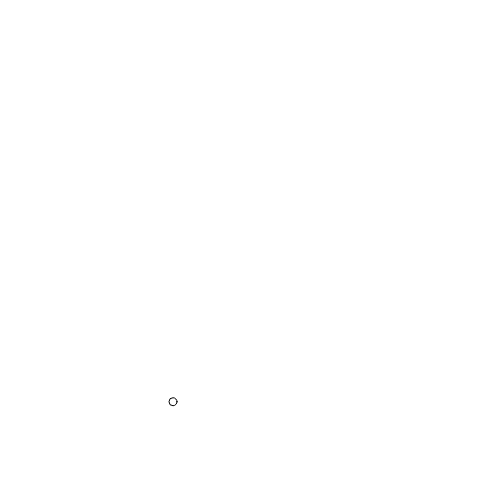
Frame 1 (no input)
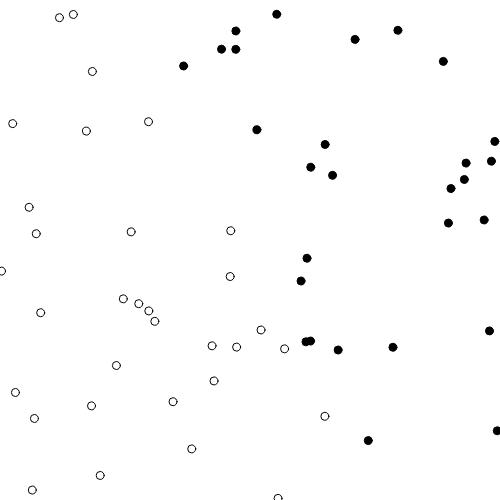
Frame 60 (no input)
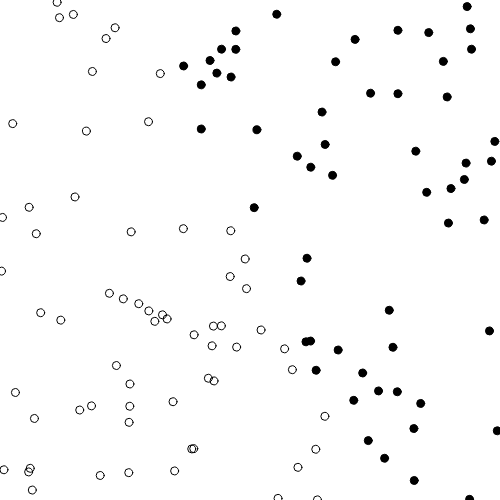
Frame 120 (the mouse pressed at the canvas centre since frame 60)

The p5.js sketch that drew these frames (run headless with seeded random() and noise() and a simulated clock; from frame 60 on, the mouse is pressed at the canvas centre):

// p5.js sketch
// ── sketch.js
let ptron;
let training=[];
let count=0;
let x,y;
function setup(){
  let answer
  createCanvas(500,500);
  ptron = new Perceptron(3);
  for(let i=0;i<2000;i++) {
    x=random(-width/2,width/2);
    y=random(-height/2,height/2);
    answer = 1;
    if(y<f(x))
      answer = -1;
    training[i]=new Trainer(x,y,answer);
  }
}

function draw() {
  background(255);
  translate(width/2,height/2);
  ptron.train(training[count].inputs, training[count].answer);
  count=(count+1)%training.length;
  let guess;
  for(let i=0;i<count;i++) {
    stroke(0);  
    guess=ptron.feedforward(training[i].inputs);
    if(guess > 0)
      noFill();
    else
      fill(0);
    ellipse(training[i].inputs[0], training[i].inputs[1], 8, 8);
  }
}

class Perceptron{
  constructor(n){
    this.c=0.01;
    this.weights=[];
    for (let i=0;i<n;i++) {
      this.weights.push(random(-1,1));
    }
  }
  
  feedforward(inputs){
    let sum=0;
    for (let i=0;i<this.weights.length;i++) {
      sum+=inputs[i]*this.weights[i];
    }
    return this.activate(sum);
  }
  
  activate(tmp){
    if(tmp>0)
      return +1;
    else
      return -1;
  }
  
  train(inputs,desired){
    let guess=this.feedforward(inputs);
    let error=desired-guess;
    for (let i=0;i<this.weights.length;i++) {
      this.weights[i]+=this.c*error*inputs[i];
    }
  }
}

class Trainer {
  constructor(x,y,a) {
    this.inputs=[];
    this.inputs.push(x);
    this.inputs.push(y);
    this.inputs.push(1);
    this.answer=a;
  }
}

function f(x) {
  return 2*x+1;
}
